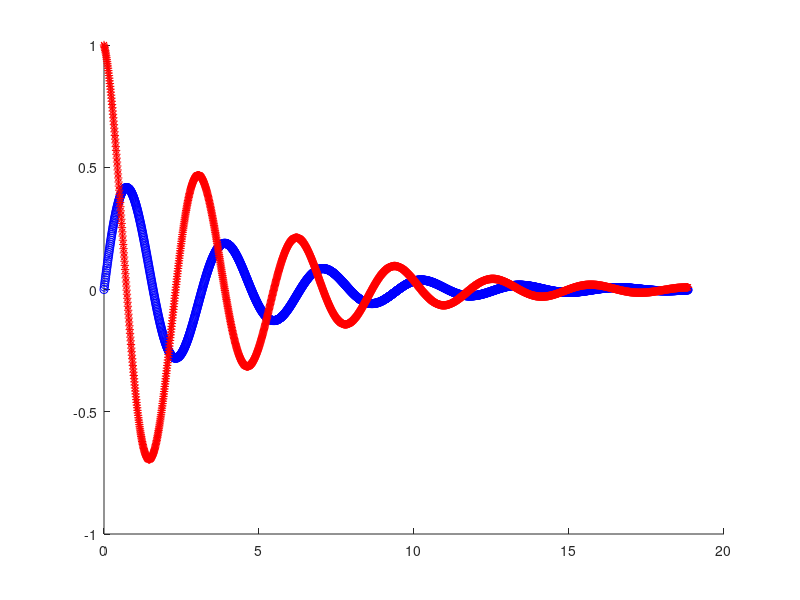
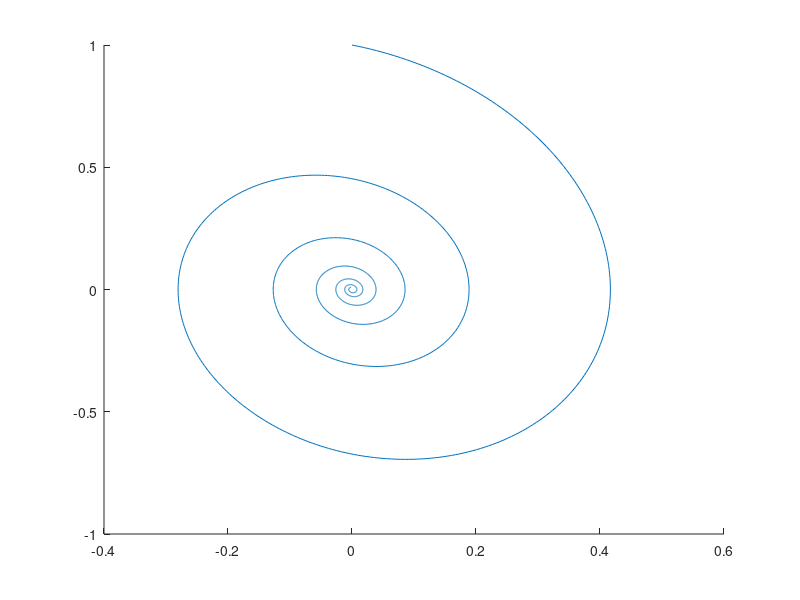

These charts were generated, in order, by the following MATLAB code:
v_der = @(x,v) - 4*x - 0.5*v ;
x_der = @(v) v ;

x(1) = 0 ;
v(1) = 1 ;
time(1) = 0 ;
h = 0.01 ;

it = 1 ;

for t = 0 : h : 6*pi - h 
    x_start = x(it) ;
    v_start = v(it) ;
    x_end = x_start + h*x_der(v_start) ;
    v_end = v_start + h*v_der(x_start , v_start) ;
    
    x(it + 1) = x(it) + h/2 * (x_der(v_start) + x_der(v_end)) ;
    v(it + 1) = v(it) + h/2 * (v_der(x_start, v_start) + v_der(x_end, v_end)) ;
    
    it = it + 1 ;
    time(it) = t + h ;
end

figure ('Name' , 'Time Plot') ;
hold on ;
plot (time , x , 'bo') ;
plot (time , v , 'r*') ;
hold off ;

figure ('Name' , 'Phase Space') ;
hold on ;
plot (x , v) ;

